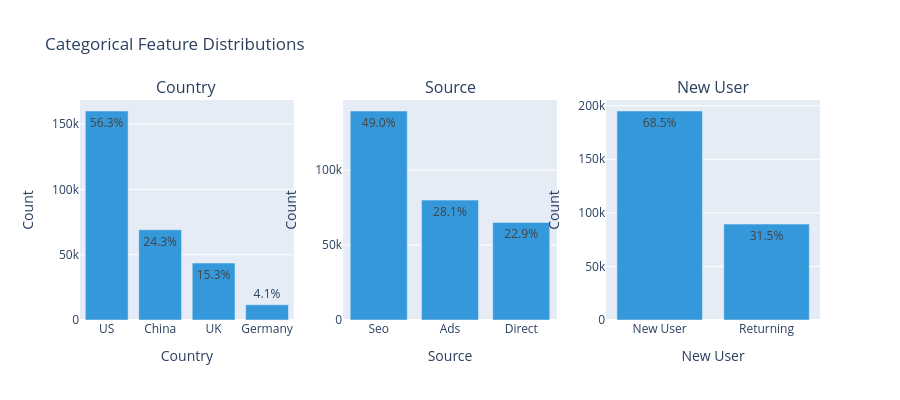

Notebook cell for this chart:
### Markdown cell above
### Expected output

![03_numerical_distributions](reports/figures/03_numerical_distributions.png)

- Age distribution is right-skewed with the bulk of users between 20-45 and a long tail extending beyond 100, suggesting data entry errors at extreme ages.
- Total pages visited is heavily right-skewed: most users visit 1-5 pages with a steep drop-off. Very few users visit more than 15 pages.
- The page visit distribution hints at a clear engagement threshold -- users who go beyond ~10 pages may represent a qualitatively different, more engaged population.

### Code cell
fig = make_subplots(
    rows=1, cols=3,
    subplot_titles=("Country", "Source", "New User"),
)

# Readable labels for new_user
new_user_labels = train_data["new_user"].map(
    {0: "Returning", 1: "New User"}
)

feature_names = ["Country", "Source", "New User"]

for i, (col, data) in enumerate([
    ("country", train_data["country"]),
    ("source", train_data["source"]),
    ("new_user", new_user_labels),
]):
    counts = data.value_counts()
    total = counts.sum()
    percentages = counts / total * 100
    fig.add_trace(
        go.Bar(
            x=counts.index.astype(str),
            y=counts.values,
            marker_color="#3498db",
            text=[f"{p:.1f}%" for p in percentages],
            textposition="auto",
        ),
        row=1, col=i + 1,
    )
    fig.update_xaxes(title_text=feature_names[i], row=1, col=i + 1)
    fig.update_yaxes(title_text="Count", row=1, col=i + 1)

fig.update_layout(
    height=400, showlegend=False,
    title_text="Categorical Feature Distributions",
)
fig.write_image(PLOT_DIR / "02_categorical_distributions.png", width=1200, height=400, scale=2)
fig.show()

### Figure 1 — Plotly figure (JSON) as saved in the notebook; plotly's stock layout.template omitted (floating-point values rounded to 4 significant figures)
{"data": [{"marker": {"color": "#3498db"}, "text": ["56.3%", "24.3%", "15.3%", "4.1%"], "textposition": "auto", "type": "bar", "x": ["US", "China", "UK", "Germany"], "xaxis": "x", "y": [160124, 69122, 43641, 11693], "yaxis": "y"}, {"marker": {"color": "#3498db"}, "text": ["49.0%", "28.1%", "22.9%"], "textposition": "auto", "type": "bar", "x": ["Seo", "Ads", "Direct"], "xaxis": "x2", "y": [139477, 80027, 65076], "yaxis": "y2"}, {"marker": {"color": "#3498db"}, "text": ["68.5%", "31.5%"], "textposition": "auto", "type": "bar", "x": ["New User", "Returning"], "xaxis": "x3", "y": [195066, 89514], "yaxis": "y3"}], "layout": {"annotations": [{"font": {"size": 16}, "showarrow": false, "text": "Country", "x": 0.1444, "xanchor": "center", "xref": "paper", "y": 1, "yanchor": "bottom", "yref": "paper"}, {"font": {"size": 16}, "showarrow": false, "text": "Source", "x": 0.5, "xanchor": "center", "xref": "paper", "y": 1, "yanchor": "bottom", "yref": "paper"}, {"font": {"size": 16}, "showarrow": false, "text": "New User", "x": 0.8556, "xanchor": "center", "xref": "paper", "y": 1, "yanchor": "bottom", "yref": "paper"}], "height": 400, "showlegend": false, "title": {"text": "Categorical Feature Distributions"}, "xaxis": {"anchor": "y", "domain": [0, 0.2889], "title": {"text": "Country"}}, "xaxis2": {"anchor": "y2", "domain": [0.3556, 0.6444], "title": {"text": "Source"}}, "xaxis3": {"anchor": "y3", "domain": [0.7111, 1], "title": {"text": "New User"}}, "yaxis": {"anchor": "x", "domain": [0, 1], "title": {"text": "Count"}}, "yaxis2": {"anchor": "x2", "domain": [0, 1], "title": {"text": "Count"}}, "yaxis3": {"anchor": "x3", "domain": [0, 1], "title": {"text": "Count"}}}}
